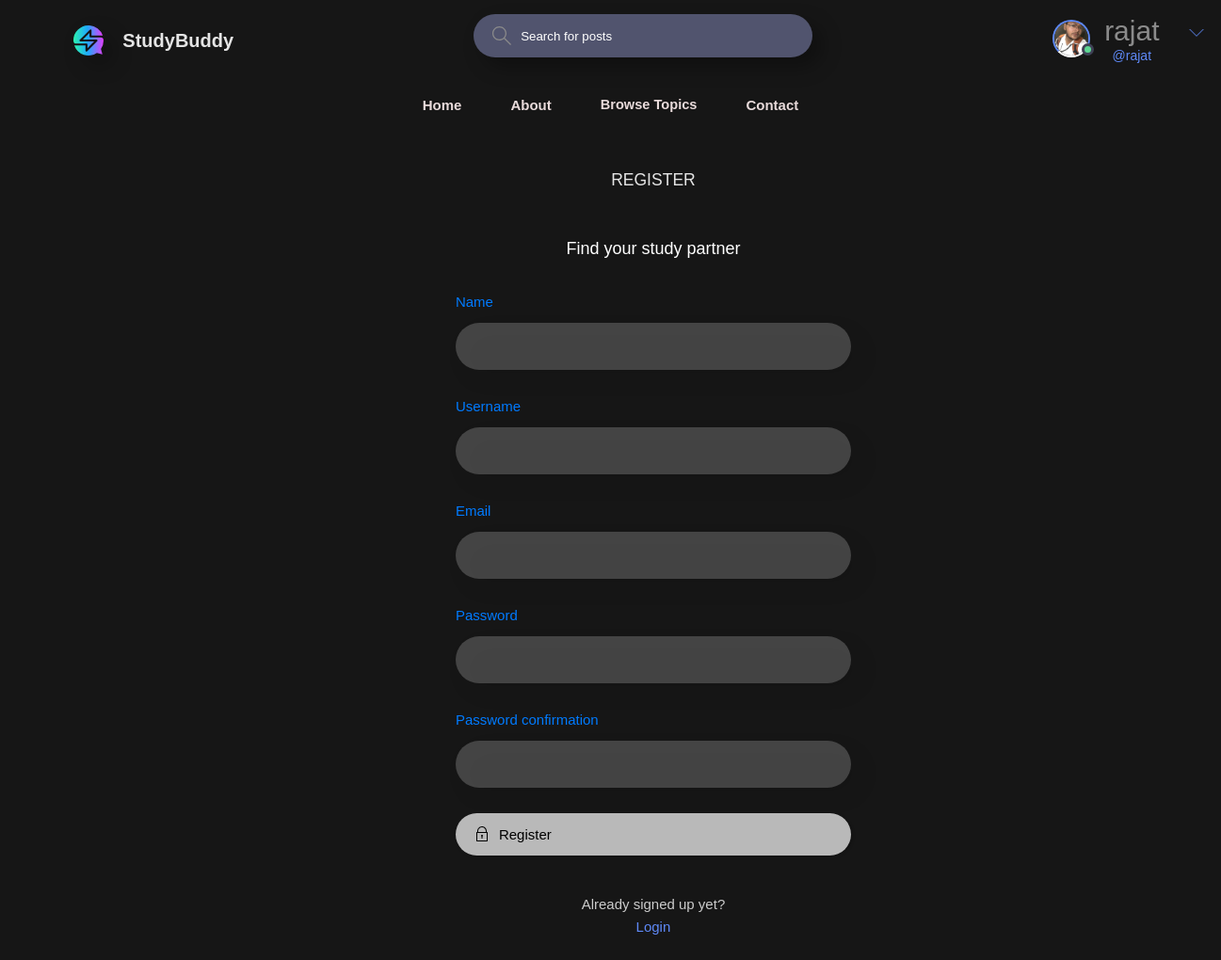
Screenshot of /register/ (signed in) with the database file from the repository.
### base/models.py (models this page shows)
class User(AbstractUser):
    name = models.CharField(max_length=200, null=True)
    email = models.EmailField(unique=True, null=True)
    bio = models.TextField(null=True)
    avatar = models.ImageField(null=True, default="avatar.svg")
    USERNAME_FIELD = 'email'
    REQUIRED_FIELDS = []

### base/views.py (the view, shortened to what this page needs)
# urls.py: path('register/', views.registerPage, name="register"),
def registerPage(request):
    form = MyUserCreationForm()
    return render(request, 'base/login_register.html', {'form': form})

### base/forms.py
class MyUserCreationForm(UserCreationForm):
    class Meta:
        model = User
        fields = ['name', 'username', 'email', 'password1', 'password2']

### base/templates/base/login_register.html (shortened to what this page needs)
{% extends 'main.html' %}
{% block content %}
<main class="auth layout">
  {% if page == 'login' %}
  <div class="container">
    <div class="layout__box">
      <div class="layout__boxHeader">
        <div class="layout__boxTitle">
          <h3>Login</h3>
        </div>
      </div>
      <div class="layout__body">
        <h2 class="auth__tagline">Find your study partner</h2>
        <form class="form" action="" method="POST">
          {% csrf_token %}
          <div class="form__group form__group">
            <label for="room_name">Email</label>
            <input id="username" name="email" type="email" />
          </div>
          <div class=" form__group">
            <label for="password">Password</label>
            <input id="password" name="password" type="password" />
          </div>
          <button class="btn btn--main" type="submit">
            <svg version="1.1" xmlns="http://www.w3.org/2000/svg" width="32" height="32" viewBox="0 0 32 32">
              <title>lock</title>
              <path
                d="M27 12h-1v-2c0-5.514-4.486-10-10-10s-10 4.486-10 10v2h-1c-0.553 0-1 0.447-1 1v18c0 0.553 0.447 1 1 1h22c0.553 0 1-0.447 1-1v-18c0-0.553-0.447-1-1-1zM8 10c0-4.411 3.589-8 8-8s8 3.589 8 8v2h-16v-2zM26 30h-20v-16h20v16z">
              </path>
              <path
                d="M15 21.694v4.306h2v-4.306c0.587-0.348 1-0.961 1-1.694 0-1.105-0.895-2-2-2s-2 0.895-2 2c0 0.732 0.413 1.345 1 1.694z">
              </path>
            </svg>
            Login
          </button>
        </form>
        <div class="auth__action">
          <p>Haven't signed up yet?</p>
          <a href="{% url 'register' %}" class="btn btn--link">Sign Up</a>
        </div>
      </div>
    </div>
  </div>
  {% else %}
  <div class="container">
    <div class="layout__box">
      <div class="layout__boxHeader">
        <div class="layout__boxTitle">
          <h3>Register</h3>
        </div>
      </div>
      <div class="layout__body">
        <h2 class="auth__tagline">Find your study partner</h2>
        <form class="form" action="" method="POST">
          {% for field in form %}
          <div class="form__group form__group">
            <label for="room_name">{{field.label}}</label>
            {{field}}
          </div>
          {% endfor %}
          <button class="btn btn--main" type="submit">
            Register
          </button>
        </form>
        <div class="auth__action">
          <p>Already signed up yet?</p>
          <a href="{% url 'login' %}" class="btn btn--link">Login</a>
        </div>
      </div>
    </div>
  </div>
  {% endif %}
</main>
{% endblock content %}

### templates/navbar.html (shortened to what this page needs)
{% load static %}
<header class="header header--loggedIn">
    <div class="container">
        <a class="header__logo">
            <img src="{% static 'images/logo.svg' %}" />
            <h1>StudyBuddy</h1>
        </a>
        <form class="header__search" method="GET" action="{% url 'home' %}">
            <label>
                <input name="q" placeholder="Search for posts" />
            </label>
        </form>
        <nav class="header__menu">
            {% if request.user.is_authenticated %}
            <div class="header__user">
                <a href="{% url 'update-user' %}">
                    <div class="avatar avatar--medium active">
                        <img src="{{request.user.avatar.url}}" />
                    </div>
                    <p>{{request.user.username}} <span>@{{request.user.username}}</span></p>
                </a>
                <button class="dropdown-button">
                    <svg version="1.1" xmlns="http://www.w3.org/2000/svg" width="32" height="32" viewBox="0 0 32 32">
                        <title>chevron-down</title>
                        <path d="M16 21l-13-13h-3l16 16 16-16h-3l-13 13z"></path>
                    </svg>
                </button>
            </div>
            {% else %}
            <a href="{% url 'login' %}" class="login-button">
                <img src="{% static 'images/avatar.svg' %}" class="avatar-image" />
                <p><b>Login</b></p>
            </a>
            {% endif %}
        </nav>
    </div>
</header>

### rows the page displays
User: user.avatar (picture), user.username "rajat"

### other values shown
{{ field.label }} "Name" "Username" "Email" "Password" "Password confirmation"
